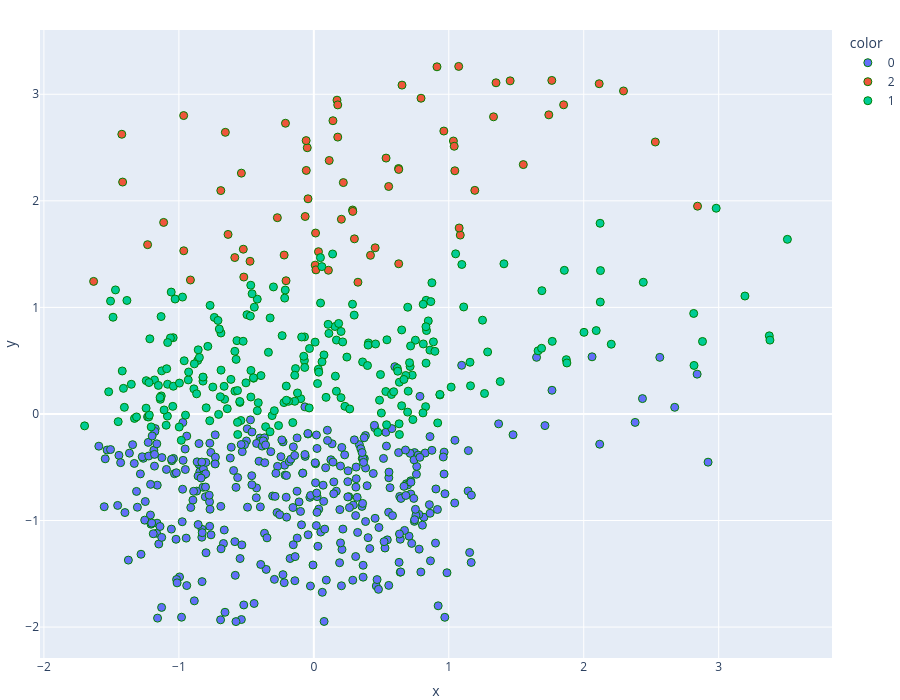

Notebook code for this chart:
### Code cell
new_df2['target'] = new_df2['target'].astype('str')

fig = px.scatter(x=new_df2['PC1'], y=new_df2['PC2'], 
                   color = new_df2['target'], width=900, height=700)

fig.update_traces(marker = dict(size = 8, line = dict(width = 1, color='green')),
                 selector = dict(mode='markers'))

fig.update_layout(margin=dict(l=0, r=0, t=30, b=0),            # removes the white space
                  scene_camera=dict(eye=dict(x=1.4, y=1.4, z=1.0)))   # zooms in a little

fig.show()

### Figure 1 — Plotly figure (JSON) as saved in the notebook; plotly's stock layout.template omitted (floating-point values rounded to 4 significant figures; data arrays with more than 128 entries replaced by an {"elided": "..."} marker saying what was removed)
{"data": [{"hovertemplate": "color=0<br>x=%{x}<br>y=%{y}<extra></extra>", "legendgroup": "0", "marker": {"color": "#636efa", "line": {"color": "green", "width": 1}, "size": 8, "symbol": "circle"}, "mode": "markers", "name": "0", "orientation": "v", "showlegend": true, "type": "scatter", "x": {"elided": "357 float values"}, "xaxis": "x", "y": {"elided": "357 float values"}, "yaxis": "y"}, {"hovertemplate": "color=2<br>x=%{x}<br>y=%{y}<extra></extra>", "legendgroup": "2", "marker": {"color": "#EF553B", "line": {"color": "green", "width": 1}, "size": 8, "symbol": "circle"}, "mode": "markers", "name": "2", "orientation": "v", "showlegend": true, "type": "scatter", "x": [0.5352, 0.108, 1.35, 0.5546, 0.2039, 0.6279, 0.1773, 1.455, 0.9633, -0.2704, 1.763, 1.085, -0.6894, -0.6356, 1.034, 0.03439, 0.1416, -0.04312, 0.01285, 2.53, -1.423, 0.9125, 2.843, 1.193, 0.4198, 1.045, 1.741, 0.7943, 2.295, -0.04871, -0.4727, -0.5189, 0.2186, -0.22, 1.552, -0.06421, -0.206, 0.1141, -0.5368, -0.05601, 1.073, 0.3007, -1.113, 0.6534, -0.9645, -0.5857, 0.3268, -1.232, -0.5226, -0.6557, 0.1717, 1.332, -1.632, 0.2871, -0.9145, 0.6289, -0.2101, 2.114, 1.851, 0.4544, -0.9639, 0.01002, -1.417, 0.2887, 0.1771, 1.077, -0.05692, 0.629, 0.01549, 1.04], "xaxis": "x", "y": [2.401, 1.349, 3.108, 2.135, 1.827, 2.303, 2.598, 3.126, 2.655, 1.842, 3.13, 1.678, 2.096, 1.685, 2.561, 1.523, 2.752, 2.019, 1.698, 2.552, 2.625, 3.258, 1.95, 2.098, 1.489, 2.282, 2.807, 2.963, 3.031, 2.498, 1.433, 1.285, 2.171, 1.491, 2.34, 1.853, 1.25, 2.379, 2.26, 2.285, 3.262, 1.643, 1.797, 3.086, 2.8, 1.468, 1.236, 1.589, 1.546, 2.643, 2.945, 2.789, 1.244, 1.914, 1.257, 1.409, 2.728, 3.099, 2.901, 1.559, 1.531, 1.397, 2.176, 1.901, 2.9, 1.745, 2.565, 2.294, 1.352, 2.512], "yaxis": "y"}, {"hovertemplate": "color=1<br>x=%{x}<br>y=%{y}<extra></extra>", "legendgroup": "1", "marker": {"color": "#00cc96", "line": {"color": "green", "width": 1}, "size": 8, "symbol": "circle"}, "mode": "markers", "name": "1", "orientation": "v", "showlegend": true, "type": "scatter", "x": {"elided": "233 float values"}, "xaxis": "x", "y": {"elided": "233 float values"}, "yaxis": "y"}], "layout": {"height": 700, "legend": {"title": {"text": "color"}, "tracegroupgap": 0}, "margin": {"b": 0, "l": 0, "r": 0, "t": 30}, "scene": {"camera": {"eye": {"x": 1.4, "y": 1.4, "z": 1}}}, "width": 900, "xaxis": {"anchor": "y", "domain": [0, 1], "title": {"text": "x"}}, "yaxis": {"anchor": "x", "domain": [0, 1], "title": {"text": "y"}}}}
